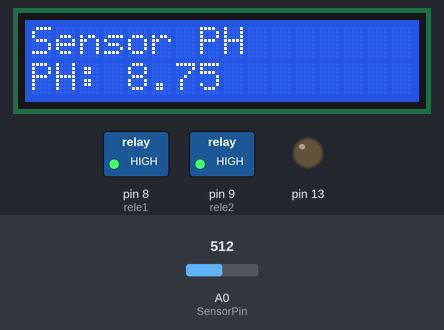
This sketch was run on a simulated Arduino Uno, built with avr-gcc and run on an emulated ATmega328P. Parts: 16×2 character LCD, switched loads named in the sketch (green lamp = pin HIGH), output pins drawn as LEDs (lit = HIGH). Inputs (shaded band) come from the test bench; at power-on: A0 (SensorPin) = 512. What the sketch prints to the serial monitor is not drawn.

Above: at 1.2 s.
1.3 s: A0 (SensorPin) set to 598
At 3.1 s:
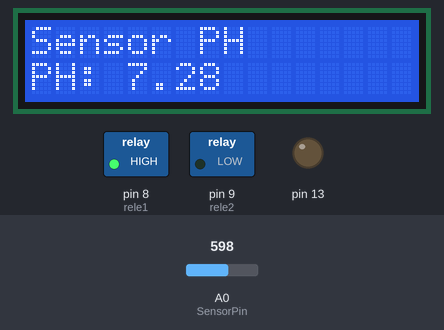
4.3 s: A0 (SensorPin) set to 623
At 5.7 s:
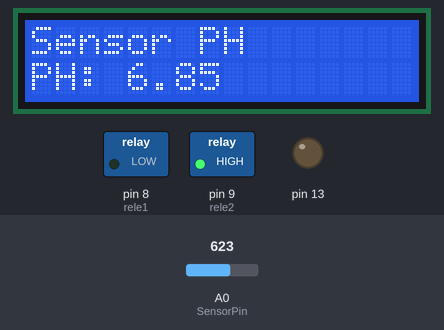
7.3 s: A0 (SensorPin) set to 716
At 9.4 s:
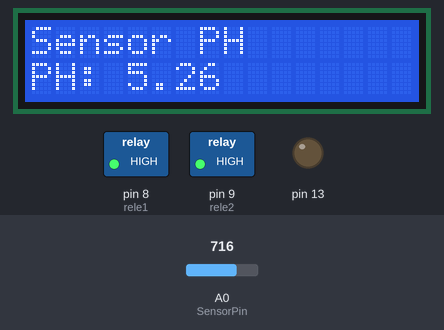
Timing chart, 0 to 15.9 s (numbered marks = the images above; inputs shaded):
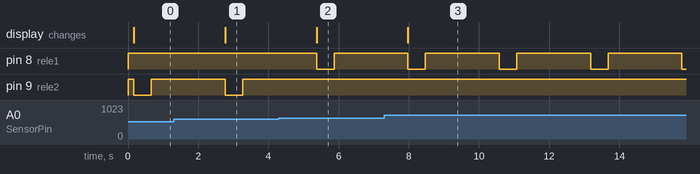

The sketch:

PH_final.ino
```cpp
#include <LiquidCrystal.h>
LiquidCrystal lcd(12, 11, 5, 4, 3, 2);
#define SensorPin 0            //pH meter Analog output to Arduino Analog Input 0
#define Offset -3.50            //deviation compensate
unsigned long int avgValue;     //Store the average value of the sensor feedback
const int rele1 = 8;
const int rele2 = 9;
//////////////////////////////////////////////////////////////////////////////
//////////////////////////////////////////////////////////////////////////////
////MODIFICACION DE TIEMPOS///////////////////////////////////////////////////
const int tiempo_espera = 2000; //aqui modifique los valores
const int tiempo_activacion_bomba = 500; //aqui modifique los valores
//////////////////////////////////////////////////////////////////////////////
//////////////////////////////////////////////////////////////////////////////
void setup()
{
  pinMode(rele1, OUTPUT);
  pinMode(rele2, OUTPUT);
  digitalWrite(rele1, HIGH);
  digitalWrite(rele2, HIGH);
  lcd.begin(16, 2);
  lcd.print("Sensor PH");
  lcd.setCursor(0,2);
  lcd.print("PH: ");
  pinMode(13,OUTPUT);
  Serial.begin(9600);
  Serial.println("Sensor PH");    //Test the serial monitor
}
void loop()
{
  int buf[10];                //buffer for read analog
  for(int i=0;i<10;i++)       //Get 10 sample value from the sensor for smooth the value
  {
    buf[i]=analogRead(SensorPin);
    delay(10);
  }
  for(int i=0;i<9;i++)        //sort the analog from small to large
  {
    for(int j=i+1;j<10;j++)
    {
      if(buf[i]>buf[j])
      {
        int temp=buf[i];
        buf[i]=buf[j];
        buf[j]=temp;
      }
    }
  }
  avgValue=0;
  for(int i=2;i<8;i++)                      //take the average value of 6 center sample
    avgValue+=buf[i];
  float phValue=(float)avgValue*5.0/1024/6; //convert the analog into millivolt
  phValue=14-(3.5*phValue+Offset);                      //convert the millivolt into pH value
  Serial.print("    pH:");
  Serial.print(phValue,2);
  lcd.setCursor(4,2);
  lcd.print(phValue);
  Serial.println(" ");

  if(phValue < 7) {

  digitalWrite(rele1, LOW);
  digitalWrite(rele2, HIGH);
  delay(tiempo_activacion_bomba);  //tiempo de encendido de bomba 1
  digitalWrite(rele1, HIGH);
  delay(tiempo_espera); //tiempo de espera para volver a hacer lectura del sensor
  }else if(phValue > 7) {
  digitalWrite(rele1, HIGH);
  digitalWrite(rele2, LOW);
  delay(tiempo_activacion_bomba); //tiempo de encendido de bomba 2
  digitalWrite(rele2, HIGH);
  delay(tiempo_espera); //tiempo de espera para volver a hacer lectura del sensor
  }

}
```

Measured:
- the behaviour switches between 614 and 615 on A0 (SensorPin) (found by bisection; images 1 and 2)
- after the input at 1.3 s, the display: changes after 1.5 s (image 1)
- after the input at 4.3 s, pin 8 (rele1): HIGH → LOW after 1.1 s, → HIGH 0.50 s later; pin 9 (rele2): stays HIGH (without the input it goes to LOW after 1.1 s); the display: changes after 1.1 s (image 2)
- after the input at 7.3 s, the display: changes after 0.68 s (image 3)
